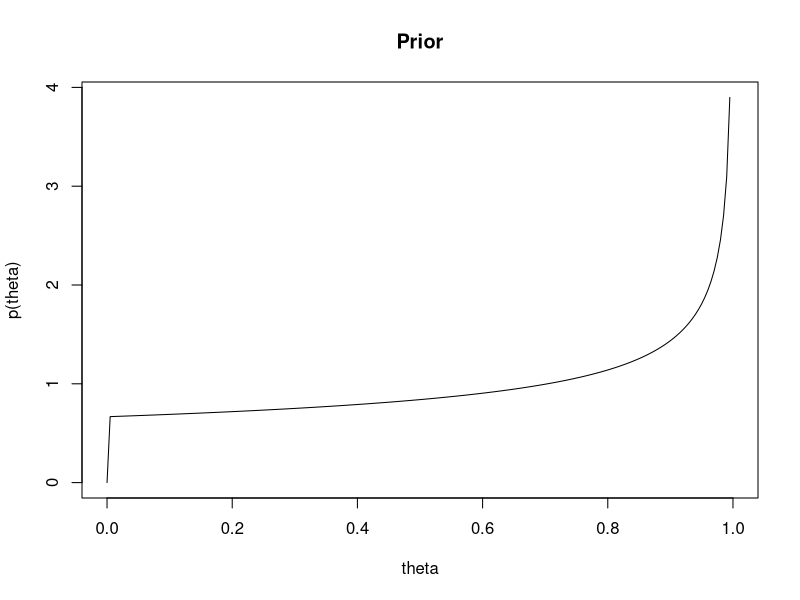
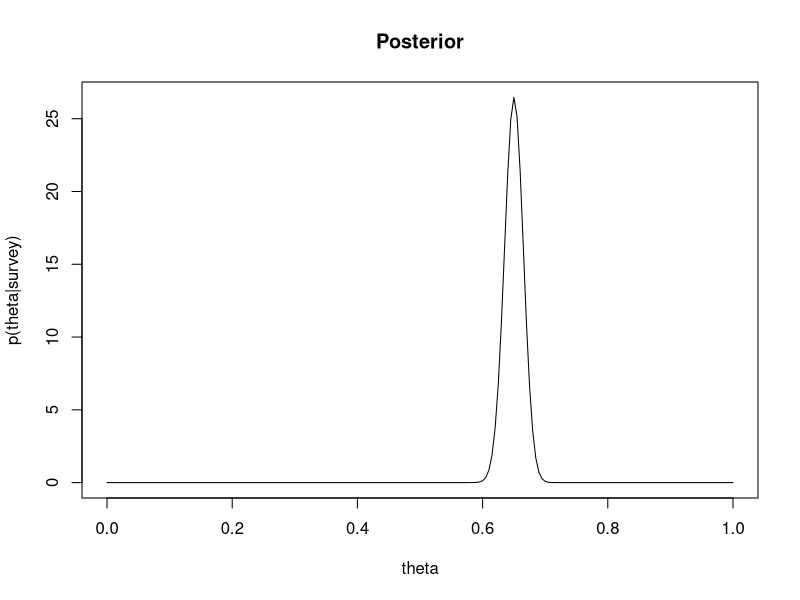

Write the R code that produced these figures, in order.
# Gelman 2.11 Ex 9

# The prior distribution for theta is Beta with mean .6 and sd .3.
# This prior is supposed to represent the proportion of Californians
# that support the death penalty.


# (a) Determine the parameters alpha and beta of this prior

# From given expressions for the expectation and variance in terms
# of the Beta parameters, I found
exp_th <- 0.6
sd_th <- 0.3

a <- exp_th*((1/exp_th - 1)/(sd_th^2/exp_th^2) - 1)
b <- a/exp_th - a

th <- seq(0, 1, 0.005)
plot(th, dbeta(x = th, shape1 = a, shape2 = b),
     type = 'l', xlab = 'theta', ylab = 'p(theta)',
     main = 'Prior')

n = 1000
k = 650

plot(th, dbeta(x = th, shape1 = a + k, shape2 = b + n - k),
     type = 'l', xlab ='theta', ylab = 'p(theta|survey)',
     main = 'Posterior')

